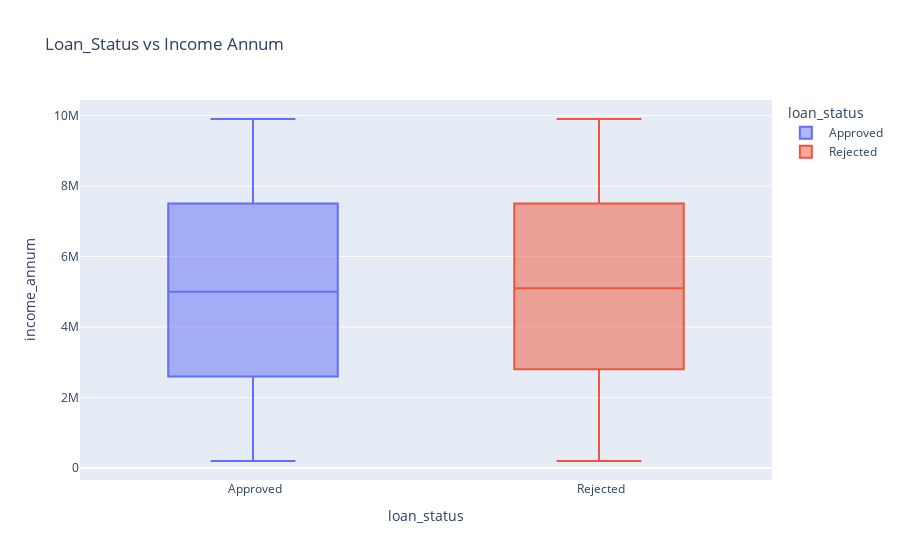

This figure's notebook cell:
### Code cell
fig_income = px.box(df, x='loan_status', 
                    y='income_annum',
                    color="loan_status", 
                    title='Loan_Status vs Income Annum')
fig_income.show()

### Figure 1 — Plotly figure (JSON) as saved in the notebook; plotly's stock layout.template omitted (floating-point values rounded to 4 significant figures; data arrays with more than 128 entries replaced by an {"elided": "..."} marker saying what was removed)
{"data": [{"alignmentgroup": "True", "hovertemplate": "loan_status=%{x}<br>income_annum=%{y}<extra></extra>", "legendgroup": " Approved", "marker": {"color": "#636efa"}, "name": " Approved", "notched": false, "offsetgroup": " Approved", "orientation": "v", "showlegend": true, "type": "box", "x": {"elided": "2656 str values"}, "x0": " ", "xaxis": "x", "y": {"elided": "2656 int values"}, "y0": " ", "yaxis": "y"}, {"alignmentgroup": "True", "hovertemplate": "loan_status=%{x}<br>income_annum=%{y}<extra></extra>", "legendgroup": " Rejected", "marker": {"color": "#EF553B"}, "name": " Rejected", "notched": false, "offsetgroup": " Rejected", "orientation": "v", "showlegend": true, "type": "box", "x": {"elided": "1613 str values"}, "x0": " ", "xaxis": "x", "y": {"elided": "1613 int values"}, "y0": " ", "yaxis": "y"}], "layout": {"boxmode": "overlay", "legend": {"title": {"text": "loan_status"}, "tracegroupgap": 0}, "title": {"text": "Loan_Status vs Income Annum"}, "xaxis": {"anchor": "y", "categoryarray": [" Approved", " Rejected"], "categoryorder": "array", "domain": [0, 1], "title": {"text": "loan_status"}}, "yaxis": {"anchor": "x", "domain": [0, 1], "title": {"text": "income_annum"}}}}
